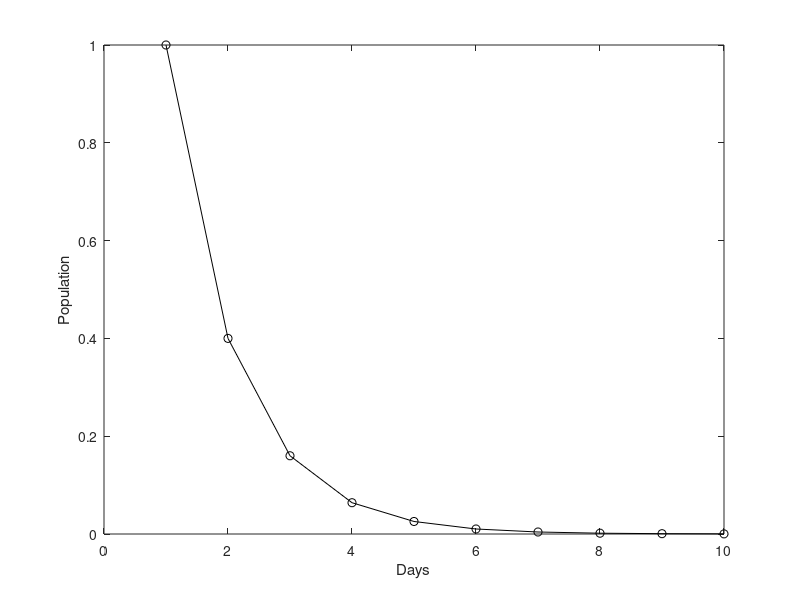

The MATLAB source for this figure:
% Simulat a discrete-time dynamical system

% Model parameter
a = 0.4;

nMax = 10;% max number of days to simulate
x = ones(1,nMax); % population
x(1) = 1.0; % initial condition

for n=2:nMax
    
    x(n) = a*x(n-1);
    
end % finished loop through days

figure;
plot(x,'-ok');
ylabel('Population');
xlabel('Days');